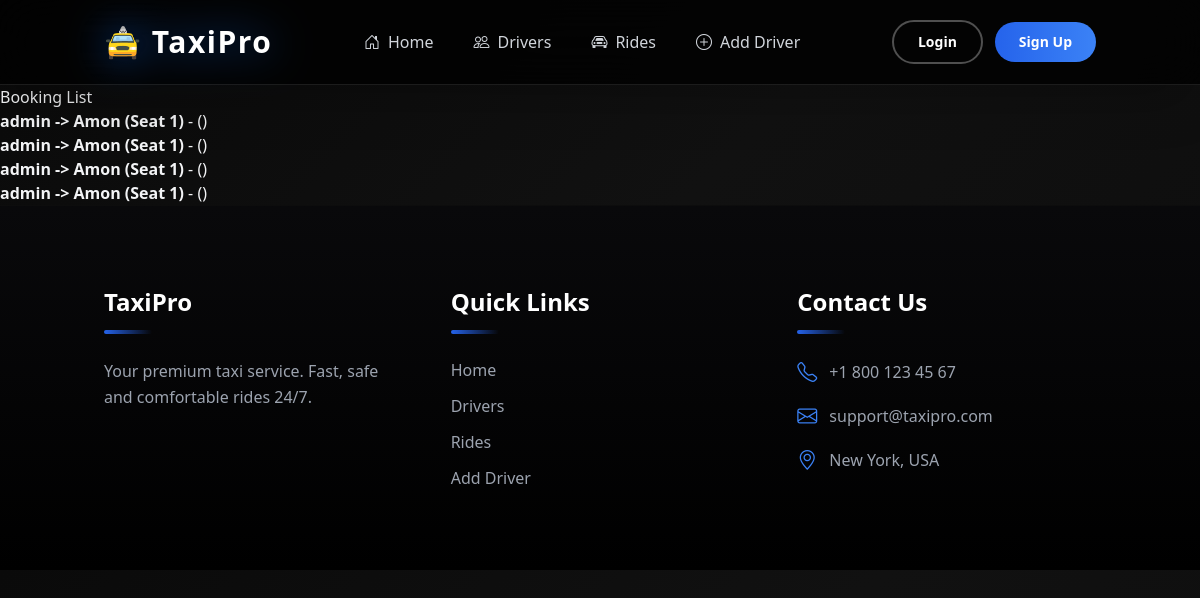
/rides/bookings/, run on the app's committed database.
### rides/models.py (models this page shows, shortened)
class RideBooking(models.Model):
    ride = models.ForeignKey(Rides, on_delete=models.CASCADE)
    user = models.ForeignKey(User, on_delete=models.CASCADE, null=True, blank=True)
    name = models.CharField(max_length=100)
    phone = models.CharField(max_length=20)
    seat_number = models.IntegerField()

class Rides(models.Model):
    user = models.ForeignKey(User, on_delete=models.CASCADE)
    driver = models.ForeignKey(Drivers, on_delete=models.CASCADE)
    start_location = models.CharField(max_length=255)
    end_location = models.CharField(max_length=255)
    distance_km = models.FloatField()
    price = models.FloatField()
    status = models.CharField(
        max_length=20,
        choices=[('in process', 'In Process'), ('completed', 'Completed'), ('cancelled', 'Cancelled')],
        default='in process'
    )
    seat_number = models.PositiveSmallIntegerField(default=1)  # 1, 2, 3, 4
    created_at = models.DateTimeField(auto_now_add=True)
    def __str__(self):
        return f"{self.user.username} -> {self.driver.name} (Seat {self.seat_number})"

### accounts/models.py (models this page shows)
class CustomUser(AbstractUser):
    pass

### drivers/models.py (models this page shows, shortened)
class Drivers(models.Model):
    image = models.ImageField(upload_to='driver_images/', null=True, blank=True)
    name = models.CharField(max_length=100)
    phone_number = models.CharField(max_length=15)
    car_model = models.CharField(max_length=100)
    car_number = models.CharField(max_length=20)
    car_photo = models.ImageField(upload_to='car_images/', null=True, blank=True)
    rating = models.FloatField(default=5.0)
    status = models.BooleanField(default=True)
    created_at = models.DateTimeField(auto_now=True)

### rides/views.py (the view)
# urls.py: path("bookings/", book_list, name="booking_list"),
def book_list(request):
    bookings = RideBooking.objects.all()
    return render(request, 'rides/booking_list.html', {'bookings': bookings})

### templates/rides/booking_list.html (shortened to what this page needs)
{% extends "base.html" %}
{% block main %}
    <h1>Booking List</h1>
    <ul>
        {% for booking in bookings %}
            <li>
                <strong>{{ booking.ride }}</strong> - {{ booking.passenger_name }} ({{ booking.contact_info }})
            </li>
        {% endfor %}
    </ul>
{% endblock %}

### templates/base.html (style rules this page uses)
body { animation: fadeIn 0.6s ease-out; }
.gradient-bg { background: linear-gradient(135deg, #0a0a0a, #111, #0d0d0d); }

### data on the page
RideBooking: ride "admin -> Amon (Seat 1)"
RideBooking: ride "admin -> Amon (Seat 1)"
RideBooking: ride "admin -> Amon (Seat 1)"
RideBooking: ride "admin -> Amon (Seat 1)"
